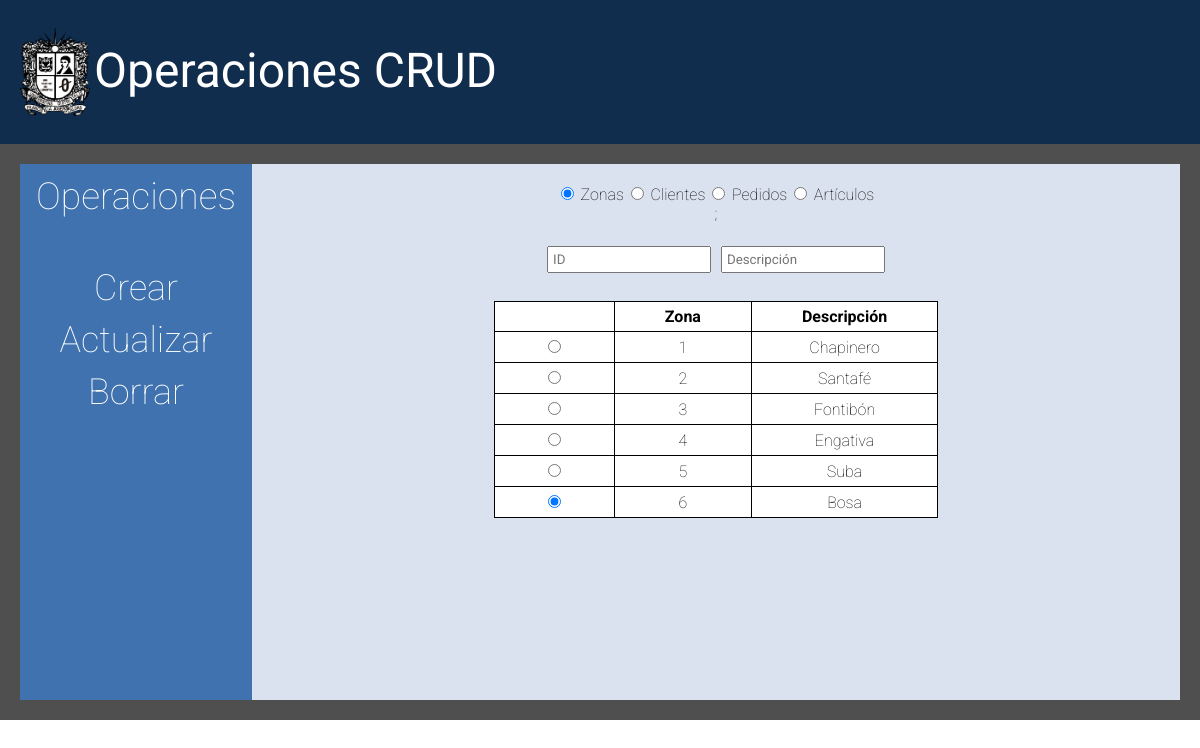
The app's page /, older data.
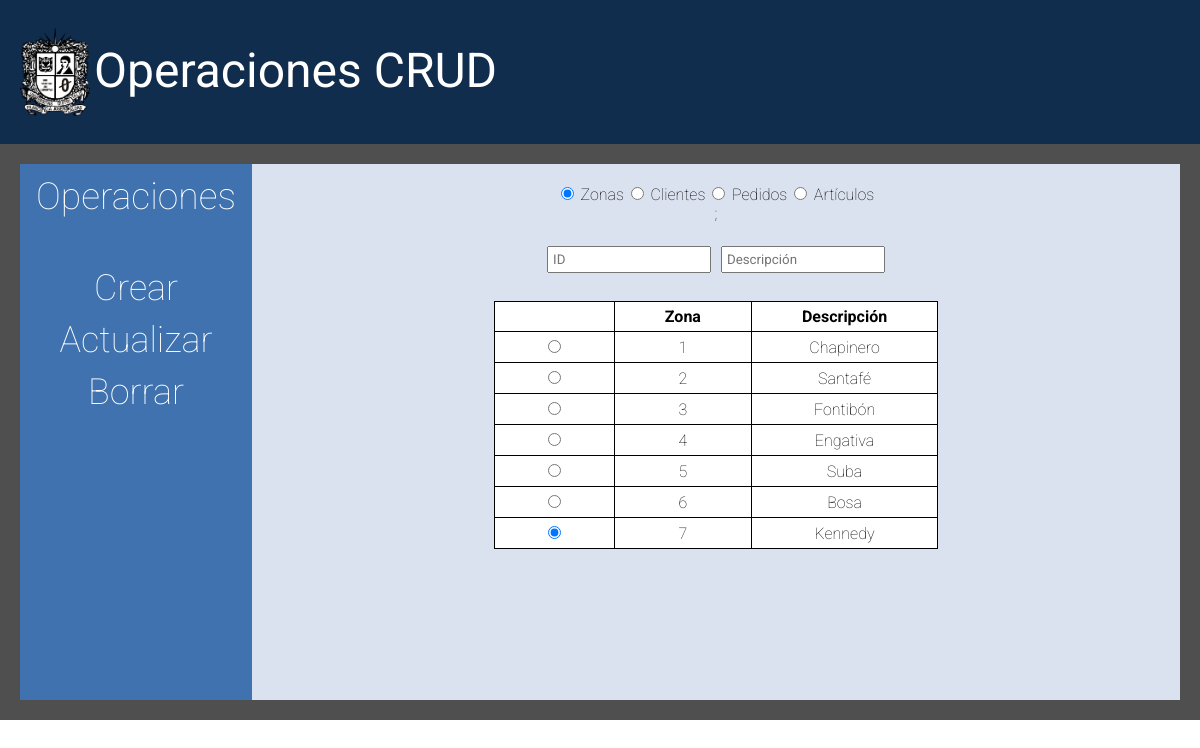
The same page, newer data.
### tables this page shows
CREATE TABLE "tbl_zonas" (
	"zona"	INTEGER NOT NULL,
	"descripcion"	TEXT,
	PRIMARY KEY("zona")
);

### index.php (the view, shortened to what this page needs)
<?php
$BD = new PDO('sqlite:res/db/tienda.db');
$tabla_zonas = "SELECT * FROM tbl_zonas";
$queryZonas = $BD->prepare($tabla_zonas);
$queryZonas->execute();
?>
<!DOCTYPE html>
<html lang="es">
<head>
    <link rel="stylesheet" href="res/Estilos/styles.css">
</head>
<body>
    <div class="contenedor">
        <header id="cabezera">
            <div class="logo">
                <img class="img-fluid" src="res/Img/logo.png" width="100" alt="Logo UD">
                <a href='#'>Operaciones CRUD</a>
            </div>
        </header>
        <div class="cuerpo">
            <aside>
                <div>Operaciones</div><br>
                <button type="button" id="b_crear" name="b_crear">Crear</button>
                <button type="button" id="b_actualizar" name="b_actualizar">Actualizar</button>
                <button type="button" id="b_borrar" name="b_borrar">Borrar</button>
            </aside>
            <article>
                <form method="POST" action="res/php/operacion.php" id="formulario">
                    <div id="botones">
                        <input type="radio" id="b_Tzonas" name="b_tablas" checked value="zonas">
                        <label for="zonas">Zonas</label>
                        <input type="radio" id="b_Tclientes" name="b_tablas" value="clientes">
                        <label for="zonas">Clientes</label>
                        <input type="radio" id="b_Tpedidos" name="b_tablas" value="pedidos">
                        <label for="zonas">Pedidos</label>
                        <input type="radio" id="b_Tarticulos" name="b_tablas" value="articulos">
                        <label for="zonas">Artículos</label>
                    </div>
                    <input type="hidden" id="ident" name="ident">;
                    <div class="campos">
                        <div id="f_zonas">
                            <input type="text" id="id_zonas" name="id_zonas" placeholder="ID">
                            <input type="text" id="desc_zonas" name="desc_zonas" placeholder="Descripción">
                        </div>
                    </div>
                    <div class="tabla">
                        <div class="info" id="t_zonas">
                            <table>
                                <tr>
                                    <th></th>
                                    <th>Zona</th>
                                    <th>Descripción</th>
                                </tr>
                                <?php
                                while ($fila = $queryZonas->fetch()) {
                                ?>
                                    <tr>
                                        <td><input type="radio" id="radio_zona" name="radio_zona" value="<?php print $fila["zona"] ?>" checked></td>
                                        <td> <?php print($fila["zona"]) ?> </td>
                                        <td> <?php print($fila["descripcion"]) ?> </td>
                                    </tr>
                                <?php
                                }
                                ?>
                            </table>
                        </div>
                    </div>
                </form>
            </article>
        </div>
    </div>
</body>
</html>

### res/Estilos/styles.css (style rules this page uses)
* { padding: 0px; margin: 0px; box-sizing: border-box; font-family: 'Roboto', sans-serif; overflow-x: hidden; }
.contenedor { width: 100%; display: flex; flex-flow: row wrap; height: 720px; }
#cabezera { background: #112d4e; width: 100%; padding: 20px; display: flex; justify-content: space-between; align-items: center; flex-flow: row wrap; height: 20%; font-weight: 400; }
#cabezera .logo img { width: 70px; vertical-align: top; }
#cabezera .logo a { color: white; text-decoration: none; font-size: 4vw; line-height: 85px; }
.cuerpo { background-color: #4F4F4F; padding-right: 25px; padding: 20px; width: 100%; display: flex; flex-direction: row wrap; height: 80%; font-weight: 100; }
aside { display: flex; flex-flow: column nowrap; background: #3f72af; font-size: 3.1vw; align-items: center; width: 20%; color: white; padding: 10px; }
aside button { font-weight: 100; align-self: stretch; padding: 5px; transition-duration: 0.4s; border: none; outline: none; font-size: 3vw; background-color: #3f72af; color: white; text-decoration: none; cursor: pointer; }
article { background-color: #dbe2ef; display: flex; padding: 10px; flex-direction: column; width: 80%; }
form { padding: 10px; display: flex; flex-direction: column; align-items: center; justify-content: center; }
.campos div { padding: 20px; text-align: center; }
#botones { align-self: center; }
input { padding: 4px; margin: 3px; }
table { border-collapse: collapse; width: 70%; }
td, th { border: 1px solid black; text-align: center; background-color: white; padding: 5px; padding-left: 50px; padding-right: 50px; }
.tabla { padding: 5px; overflow: auto; display: flex; justify-content: center; width: 90%; flex-flow: row nowrap; }
.info { overflow: auto; }
tr:nth-child(even) { background-color: white; }

Row changes from the older to the newer data that the page shows:
computed for tbl_zonas "Bosa": radio_zona "☑" → "☐"
added tbl_zonas: zona "7", descripcion "Kennedy"
